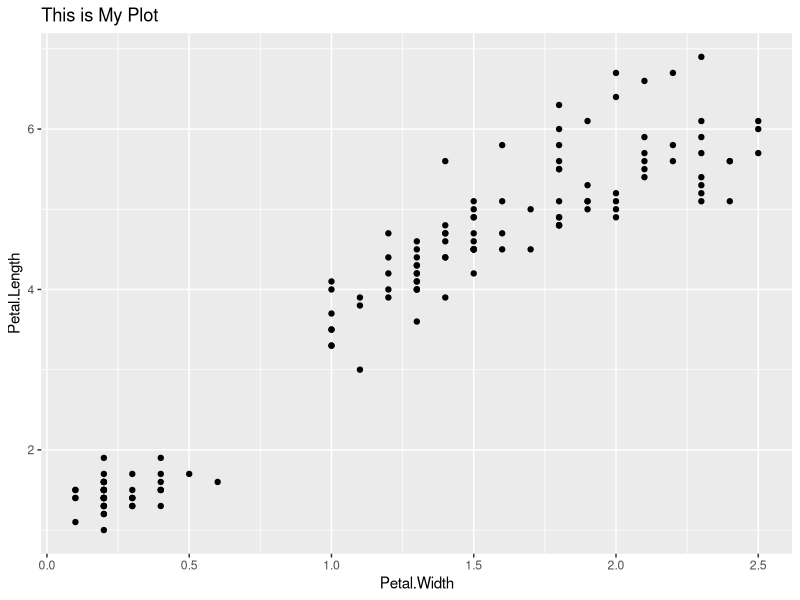

The R source for this figure: (Note: this script raises an error after producing the figure.)
## ---- chunk 1
library(ggplot2)
library(dplyr)
## ---- chunk 2
data <- iris %>% 
  select(Species, starts_with("Petal"))
## ---- chunk 3
data %>% 
  ggplot(aes(Petal.Width, Petal.Length)) +
  geom_point() +
  ggtitle("This is My Plot")
## ---- chunk 4
species <- params$species
data <- iris %>% 
  filter(Species == species) %>% 
  select(Species, starts_with("Petal"))
## ---- chunk 5
data %>% 
  ggplot(aes(Petal.Width, Petal.Length)) +
  geom_point() +
  ggtitle("This is My Plot")
